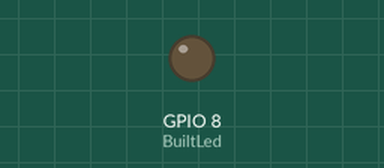
Bench run of a sketch on a simulated ESP32-C3. Parts: output pins drawn as LEDs (lit = HIGH).

Above: at 4.0 s.
At 8.5 s:
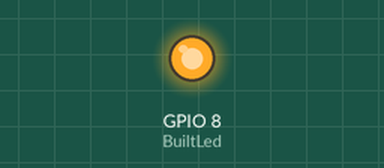
Timing chart, 0 to 11.7 s (numbered marks = the images above):
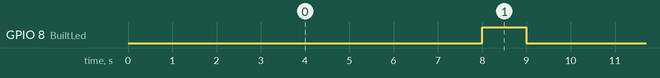

Measured:
- by itself, GPIO 8 (BuiltLed): alternates HIGH for 1.0 s and LOW for 8.0 s

The sketch:

Blink_ESP32_C3.ino
```cpp
#define BuiltLed 8
#define LedOn LOW
#define LedOff HIGH

// the setup function runs once when you press reset or power the board
void setup() {
  // initialize digital pin LED_BUILTIN as an output.
  pinMode(BuiltLed, OUTPUT);
}

// the loop function runs over and over again forever
void loop() {
  digitalWrite(BuiltLed, LedOn);  // turn the LED on (HIGH is the voltage level)
  delay(8000);                      // wait for a second
  digitalWrite(BuiltLed, LedOff);   // turn the LED off by making the voltage LOW
  delay(1000);                      // wait for a second
}
```
